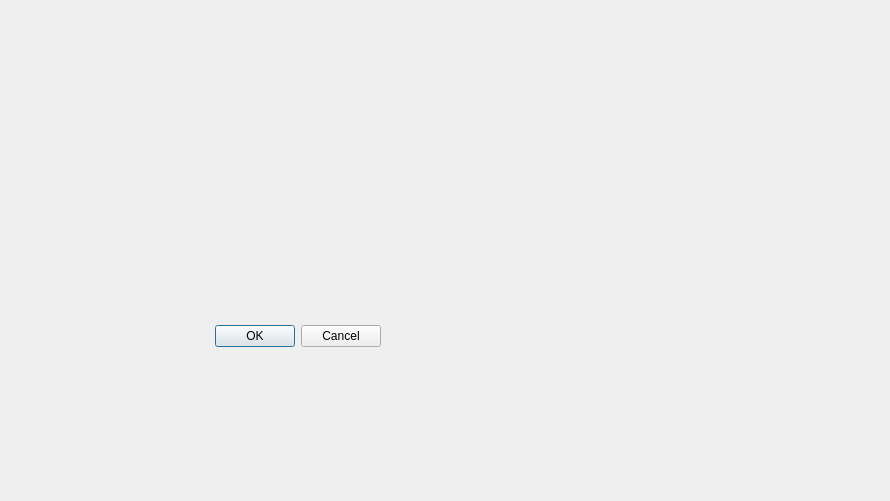
<?xml version="1.0" encoding="UTF-8"?>
<ui version="4.0">
 <class>mainPage</class>
 <widget class="QDialog" name="mainPage">
  <property name="geometry">
   <rect>
    <x>0</x>
    <y>0</y>
    <width>890</width>
    <height>501</height>
   </rect>
  </property>
  <property name="windowTitle">
   <string>Dialog</string>
  </property>
  <widget class="QDialogButtonBox" name="buttonBox">
   <property name="geometry">
    <rect>
     <x>40</x>
     <y>320</y>
     <width>341</width>
     <height>32</height>
    </rect>
   </property>
   <property name="palette">
    <palette>
     <active>
      <colorrole role="AlternateBase">
       <brush brushstyle="SolidPattern">
        <color alpha="255">
         <red>245</red>
         <green>46</green>
         <blue>169</blue>
        </color>
       </brush>
      </colorrole>
     </active>
     <inactive>
      <colorrole role="AlternateBase">
       <brush brushstyle="SolidPattern">
        <color alpha="255">
         <red>245</red>
         <green>46</green>
         <blue>169</blue>
        </color>
       </brush>
      </colorrole>
     </inactive>
     <disabled>
      <colorrole role="AlternateBase">
       <brush brushstyle="SolidPattern">
        <color alpha="255">
         <red>245</red>
         <green>46</green>
         <blue>169</blue>
        </color>
       </brush>
      </colorrole>
     </disabled>
    </palette>
   </property>
   <property name="mouseTracking">
    <bool>false</bool>
   </property>
   <property name="tabletTracking">
    <bool>false</bool>
   </property>
   <property name="orientation">
    <enum>Qt::Orientation::Horizontal</enum>
   </property>
   <property name="standardButtons">
    <set>QDialogButtonBox::StandardButton::Cancel|QDialogButtonBox::StandardButton::Ok</set>
   </property>
  </widget>
 </widget>
 <resources/>
 <connections>
  <connection>
   <sender>buttonBox</sender>
   <signal>accepted()</signal>
   <receiver>mainPage</receiver>
   <slot>accept()</slot>
   <hints>
    <hint type="sourcelabel">
     <x>248</x>
     <y>254</y>
    </hint>
    <hint type="destinationlabel">
     <x>157</x>
     <y>274</y>
    </hint>
   </hints>
  </connection>
  <connection>
   <sender>buttonBox</sender>
   <signal>rejected()</signal>
   <receiver>mainPage</receiver>
   <slot>reject()</slot>
   <hints>
    <hint type="sourcelabel">
     <x>316</x>
     <y>260</y>
    </hint>
    <hint type="destinationlabel">
     <x>286</x>
     <y>274</y>
    </hint>
   </hints>
  </connection>
 </connections>
</ui>
